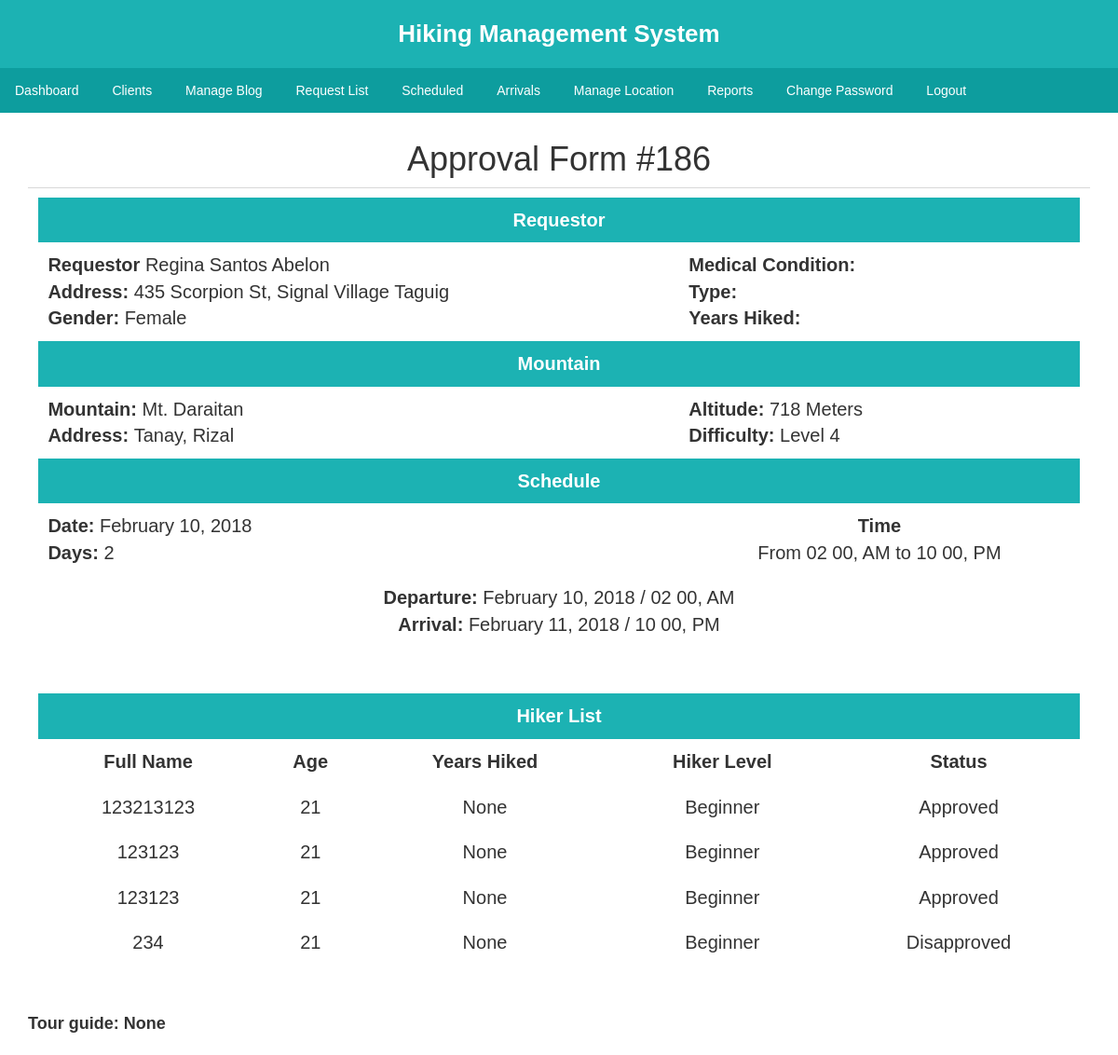
The page /departure.php?id=186 (signed in) on the database its author committed.
### tables this page shows
CREATE TABLE IF NOT EXISTS `register` (
`id` int(11) NOT NULL,
  `setspot_id` int(11) NOT NULL,
  `datenow` datetime NOT NULL,
  `user_id` int(11) NOT NULL,
  `date` date NOT NULL,
  `days` int(100) NOT NULL,
  `startTime` time NOT NULL,
  `until` time NOT NULL,
  `status` varchar(100) NOT NULL,
  `dateConfirmed` date NOT NULL,
  `done` varchar(100) NOT NULL,
  `arriveDate` date NOT NULL,
  `arrive` date NOT NULL,
  `arriveTime` time NOT NULL,
  `arriveStatus` varchar(100) NOT NULL,
  `groupTime` time NOT NULL,
  `groupDate` date NOT NULL,
  `tourguide` varchar(100) NOT NULL,
  `guide` varchar(100) NOT NULL
);

CREATE TABLE IF NOT EXISTS `users` (
`id` int(11) NOT NULL,
  `firstname` varchar(15) NOT NULL,
  `middlename` varchar(15) NOT NULL,
  `lastname` varchar(15) NOT NULL,
  `gender` varchar(10) NOT NULL,
  `bday` date NOT NULL,
  `contact` varchar(100) NOT NULL,
  `address` varchar(200) NOT NULL,
  `username` varchar(50) NOT NULL,
  `password` varchar(50) NOT NULL,
  `confirmpsw` varchar(50) NOT NULL,
  `email` varchar(100) NOT NULL,
  `profilePic` blob NOT NULL,
  `question` varchar(1000) NOT NULL,
  `answer` varchar(1000) NOT NULL,
  `condition` varchar(100) NOT NULL,
  `specify` varchar(100) NOT NULL,
  `type` varchar(100) NOT NULL,
  `years` varchar(100) NOT NULL
);

CREATE TABLE IF NOT EXISTS `setspot` (
`id` int(10) NOT NULL,
  `mountain_name` varchar(50) NOT NULL,
  `address` varchar(100) NOT NULL,
  `level` int(10) NOT NULL,
  `altitude` float NOT NULL,
  `requirements` varchar(500) NOT NULL,
  `photo` blob NOT NULL,
  `description` varchar(2000) NOT NULL,
  `slot` int(100) NOT NULL,
  `map` text NOT NULL,
  `equipment` varchar(1000) NOT NULL,
  `direction` varchar(2000) NOT NULL
);

CREATE TABLE IF NOT EXISTS `hikerlist` (
`id` int(100) NOT NULL,
  `register_id` int(100) NOT NULL,
  `name` varchar(100) NOT NULL,
  `age` varchar(100) NOT NULL,
  `contact` varchar(100) NOT NULL,
  `years` varchar(100) NOT NULL,
  `experience` varchar(100) NOT NULL,
  `medical` varchar(100) NOT NULL,
  `requirements` blob NOT NULL,
  `status` varchar(100) NOT NULL,
  `attendance` varchar(100) NOT NULL,
  `sets` int(100) NOT NULL,
  `now` date NOT NULL,
  `last` date NOT NULL,
  `finish` varchar(100) NOT NULL,
  `departureTime` time NOT NULL,
  `departureDate` date NOT NULL,
  `hikerArrive` varchar(100) NOT NULL,
  `arriveTime` time NOT NULL,
  `arriveDate` date NOT NULL,
  `remarks` varchar(1000) NOT NULL
);

### departure.php (the view, shortened to what this page needs)
<?php
	include 'loggedheader.php';
	include 'connect.php';
	include 'loginchecker/adminMenu.php';
	$query = "SELECT * FROM register LEFT JOIN setspot ON register.setspot_id = setspot.id LEFT JOIN users ON register.user_id = users.id WHERE register.id = " . $_GET['id'];
	$result = mysqli_query($con,$query);
	if($result){
		while($row = mysqli_fetch_array($result)){
			$fname=$row['firstname'];
			$mname=$row['middlename'];
			$lname=$row['lastname'];
			$mountain=$row['mountain_name'];
			$date=date("F d, Y",strtotime($row['date']));
			$address=$row['address'];
			$gender=$row['gender'];
			$id = $row[0];
			$mountain_address=$row[21];
			$altitude=$row['altitude'];
			$level=$row['level'];
			$time=date("h i, A",strtotime($row['startTime']));
			$until=date("h i, A",strtotime($row['until']));
			$days=$row['days'];
			$specify=$row['specify'];
			$type=$row['type'];
			$years=$row['years'];
			$arrival = date('F d, Y', strtotime($date."+" . $days." days"."-1 days"));
			$guide=$row['tourguide'];
			$gname=$row['guide'];
		}
	}
?>
 <!DOCTYPE html>
 <html>
      <head>
           <link rel="stylesheet" href="https://maxcdn.bootstrapcdn.com/bootstrap/3.3.6/css/bootstrap.min.css" />
           <link rel="stylesheet" href="https://cdn.datatables.net/1.10.12/css/dataTables.bootstrap.min.css" />
      </head>
<body>
	<div class="container" style="padding-bottom: 20px;margin-top: 10px;">
		<h1 align="center">Approval Form #<?php echo $id; ?></h1>
		<div class="table-responsive">
                <table class="tables" width="100%" style="padding: 0px;">
                 	<thead>
                        <tr>
							<th width="100%" colspan="2" style="font-size: 20px; text-align: center;">Requestor</th>
						</tr>
                    </thead>
                    <tbody>
                    	<tr>
                    		<td style="font-size: 20px;">
                    			<span style="font-weight: bold;">Requestor</span>
                    			<?php echo ucfirst($fname)." ".ucfirst($mname)." ".ucfirst($lname);?><br>
								<span style="font-weight: bold;">Address:</span>
								<?php echo $address; ?><br>
								<span style="font-weight: bold;">Gender:</span>
								<?php echo $gender; ?><br>
                    		</td>
                    		<td style="font-size: 20px;">
								<span style="font-weight: bold;">Medical Condition:</span>
								<?php echo $specify; ?><br>
								<span style="font-weight: bold;">Type:</span>
								<?php echo $type; ?><br>
								<span style="font-weight: bold;">Years Hiked:</span>
								<?php echo $years; ?><br>
				            </td>
                    	</tr>
                    </tbody>
                    <thead>
                        <tr>
							<th width="100%" colspan="2" style="font-size: 20px; text-align: center;">Mountain</th>
						</tr>
                    </thead>
                    <tbody>
                    	<tr>
                    		<td style="font-size: 20px;">
                    			<span style="font-weight: bold;">Mountain: </span>
                    			<?php echo ucfirst($mountain);?><br>
								<span style="font-weight: bold;">Address: </span>
								<?php echo $mountain_address; ?><br>
                    		</td>
                    		<td style="font-size: 20px;">
								<span style="font-weight: bold;">Altitude:</span>
								<?php echo $altitude; ?> Meters<br>
								<span style="font-weight: bold;">Difficulty:</span>
								Level <?php echo $level; ?><br>
				            </td>
                    	</tr>
                    </tbody>
                     <thead>
                        <tr>
							<th width="100%" colspan="2" style="font-size: 20px; text-align: center;">Schedule</th>
						</tr>
                    </thead>
                    <tbody>
                    	<tr>
                    		<td style="font-size: 20px;">
                    			<span style="font-weight: bold;">Date: </span>
                    			<?php echo $date;?><br>
								<span style="font-weight: bold;">Days: </span>
								<?php echo $days; ?><br>
                    		</td>
                    		<td style="font-size: 20px;">
								<span style="font-weight: bold;"><center>Time</center></span>
								<center>From <?php echo $time; ?> to <?php echo $until; ?></center>
				            </td>
                    	</tr>
                    	<tr>
                    		<td style="font-size: 20px; text-align: center;" colspan="2" >
                    			<span style="font-weight: bold;">Departure: </span>
                    			<?php echo $date.' / '.$time;?><br>
                    			<span style="font-weight: bold;">Arrival: </span>
                    			<?php echo $arrival.' / '.$until;?><br>
                    		</td>
                    	</tr>
                    </tbody>
                </table>
            </div>
             <div class="table-responsive">
                <table class="tables" width="100%" style="padding: 0px;">
                 	<thead>
                        <tr>
							<th width="100%" colspan="8" style="font-size: 20px; text-align: center;">Hiker List</th>
						</tr>
                    </thead>
                    <tbody align="center">
               			<tr style="font-weight: bold;">
                    		<td style="font-size: 20px;">Full Name</td>
                    		<td style="font-size: 20px;">Age</td>
                    		<td style="font-size: 20px;">Years Hiked</td>
                    		<td style="font-size: 20px;">Hiker Level</td>
                    		<td style="font-size: 20px;">Status</td>
                    	</tr>
                    	<?php
                         	$query = "SELECT * FROM hikerlist WHERE register_id='$id'";
							$response = mysqli_query($con,$query);
							if($response){
								while($row = mysqli_fetch_array($response)){
								$name=$row['name'];
								$age=$row['age'];
								$year=$row['years'];
								$experience=$row['experience'];
								$status=$row['status'];
								?>
									<tr>
										<form method="POST">
										<td style="font-size: 20px;"><?php echo $name; ?></td>
										<td style="font-size: 20px;"><?php echo $age;?></td>
										<td style="font-size: 20px;"><?php echo $year;?></td>
										<td style="font-size: 20px;"><?php echo $experience;?></td>
										<td style="font-size: 20px;"><?php echo $status;?></td>
									</form>
									</tr>
								<?php
								}
							}
							?>
                    </tbody>
                </table>
            </div>
 <?php
            	if($guide=='Yes'){
								echo '<div style="font-size:18px;font-weight:bold;">Tour guide: '.$gname.'</div>';
            	}
            	else{
            		echo '<div style="font-size:18px;font-weight:bold;">Tour guide: None</div>';
            	}
             ?>
	</div>
</body>
</html>

### css/styles.css (style rules this page uses)
* { -webkit-font-smoothing: antialiased; font-family: 'Arial', sans-serif !important; margin: 0px; }
body { overflow-y: scroll; }
h1 { color: #0d9d9e; margin: 14px; border-bottom: 1px solid #d8d8d8; padding-bottom: 10px; margin-top: 20px; }
.tables { width: 98%; padding-left: 0px; padding-right: 0px; border-collapse: collapse; margin: 0 auto; margin-bottom: 50px; }
.tables th { background: #1cb2b3; color: #fff; padding: 10px; font-size: 14px; text-align: left; }
.tables td { padding: 10px; font-size: 14px; }

### rows shown on the page
register: id "186", user.firstname "Regina", user.middlename "Santos", user.lastname "Abelon", user.address "435 Scorpion St, Signal Village Taguig", user.gender "Female", setspot.mountain_name "Mt. Daraitan", setspot.address "Tanay, Rizal", setspot.altitude "718", setspot.level "4", date "February 10, 2018", days "2", startTime "02 00, AM", until "10 00, PM", arrival "February 11, 2018"
hikerlist: name "123213123", age "21", years "None", experience "Beginner", status "Approved"
hikerlist: name "123123", age "21", years "None", experience "Beginner", status "Approved"
hikerlist: name "123123", age "21", years "None", experience "Beginner", status "Approved"
hikerlist: name "234", age "21", years "None", experience "Beginner", status "Disapproved"
